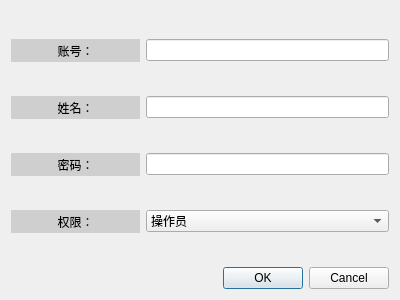
<?xml version="1.0" encoding="UTF-8"?>
<ui version="4.0">
 <class>AddUserDialog</class>
 <widget class="QDialog" name="AddUserDialog">
  <property name="geometry">
   <rect>
    <x>0</x>
    <y>0</y>
    <width>400</width>
    <height>300</height>
   </rect>
  </property>
  <property name="windowTitle">
   <string>添加用户</string>
  </property>
  <property name="windowIcon">
   <iconset resource="themes/image.qrc">
    <normaloff>:/images/images/login.png</normaloff>:/images/images/login.png</iconset>
  </property>
  <layout class="QVBoxLayout" name="verticalLayout">
   <item>
    <layout class="QFormLayout" name="formLayout">
     <item row="1" column="0">
      <widget class="QLabel" name="label_sensor_9">
       <property name="minimumSize">
        <size>
         <width>129</width>
         <height>23</height>
        </size>
       </property>
       <property name="maximumSize">
        <size>
         <width>129</width>
         <height>23</height>
        </size>
       </property>
       <property name="styleSheet">
        <string notr="true">background-color: rgb(207, 207, 207);
color: black; /* 可选，设置文字颜色 */</string>
       </property>
       <property name="text">
        <string>账号：</string>
       </property>
       <property name="alignment">
        <set>Qt::AlignCenter</set>
       </property>
      </widget>
     </item>
     <item row="1" column="1">
      <widget class="QLineEdit" name="lineEdit"/>
     </item>
     <item row="3" column="0">
      <widget class="QLabel" name="label_sensor_10">
       <property name="minimumSize">
        <size>
         <width>129</width>
         <height>23</height>
        </size>
       </property>
       <property name="maximumSize">
        <size>
         <width>129</width>
         <height>23</height>
        </size>
       </property>
       <property name="styleSheet">
        <string notr="true">background-color: rgb(207, 207, 207);
color: black; /* 可选，设置文字颜色 */</string>
       </property>
       <property name="text">
        <string>姓名：</string>
       </property>
       <property name="alignment">
        <set>Qt::AlignCenter</set>
       </property>
      </widget>
     </item>
     <item row="5" column="0">
      <widget class="QLabel" name="label_sensor_11">
       <property name="minimumSize">
        <size>
         <width>129</width>
         <height>23</height>
        </size>
       </property>
       <property name="maximumSize">
        <size>
         <width>129</width>
         <height>23</height>
        </size>
       </property>
       <property name="styleSheet">
        <string notr="true">background-color: rgb(207, 207, 207);
color: black; /* 可选，设置文字颜色 */</string>
       </property>
       <property name="text">
        <string>密码：</string>
       </property>
       <property name="alignment">
        <set>Qt::AlignCenter</set>
       </property>
      </widget>
     </item>
     <item row="7" column="0">
      <widget class="QLabel" name="label_sensor_12">
       <property name="minimumSize">
        <size>
         <width>129</width>
         <height>23</height>
        </size>
       </property>
       <property name="maximumSize">
        <size>
         <width>129</width>
         <height>23</height>
        </size>
       </property>
       <property name="styleSheet">
        <string notr="true">background-color: rgb(207, 207, 207);
color: black; /* 可选，设置文字颜色 */</string>
       </property>
       <property name="text">
        <string>权限：</string>
       </property>
       <property name="alignment">
        <set>Qt::AlignCenter</set>
       </property>
      </widget>
     </item>
     <item row="3" column="1">
      <widget class="QLineEdit" name="lineEdit_2"/>
     </item>
     <item row="5" column="1">
      <widget class="QLineEdit" name="lineEdit_3"/>
     </item>
     <item row="7" column="1">
      <widget class="QComboBox" name="comboBox">
       <item>
        <property name="text">
         <string>操作员</string>
        </property>
       </item>
       <item>
        <property name="text">
         <string>调机师</string>
        </property>
       </item>
       <item>
        <property name="text">
         <string>管理员</string>
        </property>
       </item>
      </widget>
     </item>
     <item row="2" column="0">
      <spacer name="verticalSpacer">
       <property name="orientation">
        <enum>Qt::Vertical</enum>
       </property>
       <property name="sizeHint" stdset="0">
        <size>
         <width>20</width>
         <height>40</height>
        </size>
       </property>
      </spacer>
     </item>
     <item row="4" column="0">
      <spacer name="verticalSpacer_2">
       <property name="orientation">
        <enum>Qt::Vertical</enum>
       </property>
       <property name="sizeHint" stdset="0">
        <size>
         <width>20</width>
         <height>40</height>
        </size>
       </property>
      </spacer>
     </item>
     <item row="6" column="0">
      <spacer name="verticalSpacer_3">
       <property name="orientation">
        <enum>Qt::Vertical</enum>
       </property>
       <property name="sizeHint" stdset="0">
        <size>
         <width>20</width>
         <height>40</height>
        </size>
       </property>
      </spacer>
     </item>
     <item row="8" column="0">
      <spacer name="verticalSpacer_4">
       <property name="orientation">
        <enum>Qt::Vertical</enum>
       </property>
       <property name="sizeHint" stdset="0">
        <size>
         <width>20</width>
         <height>40</height>
        </size>
       </property>
      </spacer>
     </item>
     <item row="0" column="0">
      <spacer name="verticalSpacer_5">
       <property name="orientation">
        <enum>Qt::Vertical</enum>
       </property>
       <property name="sizeHint" stdset="0">
        <size>
         <width>20</width>
         <height>40</height>
        </size>
       </property>
      </spacer>
     </item>
    </layout>
   </item>
   <item>
    <widget class="QDialogButtonBox" name="buttonBox">
     <property name="orientation">
      <enum>Qt::Horizontal</enum>
     </property>
     <property name="standardButtons">
      <set>QDialogButtonBox::Cancel|QDialogButtonBox::Ok</set>
     </property>
    </widget>
   </item>
  </layout>
 </widget>
 <resources>
  <include location="themes/image.qrc"/>
 </resources>
 <connections>
  <connection>
   <sender>buttonBox</sender>
   <signal>accepted()</signal>
   <receiver>AddUserDialog</receiver>
   <slot>accept()</slot>
   <hints>
    <hint type="sourcelabel">
     <x>248</x>
     <y>254</y>
    </hint>
    <hint type="destinationlabel">
     <x>157</x>
     <y>274</y>
    </hint>
   </hints>
  </connection>
  <connection>
   <sender>buttonBox</sender>
   <signal>rejected()</signal>
   <receiver>AddUserDialog</receiver>
   <slot>reject()</slot>
   <hints>
    <hint type="sourcelabel">
     <x>316</x>
     <y>260</y>
    </hint>
    <hint type="destinationlabel">
     <x>286</x>
     <y>274</y>
    </hint>
   </hints>
  </connection>
 </connections>
</ui>
